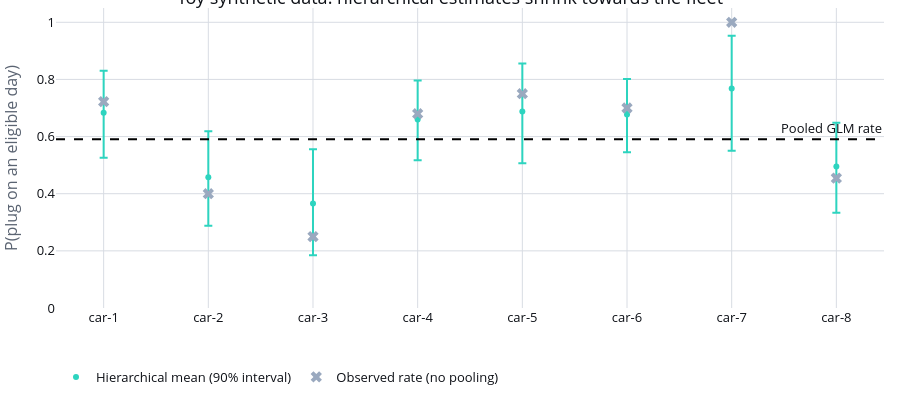

The notebook cell saved with this chart:
### Code cell
fig = go.Figure()
fig.add_trace(
    go.Scatter(
        x=shrinkage.index,
        y=shrinkage["hierarchical_mean"],
        error_y=dict(
            type="data",
            symmetric=False,
            array=shrinkage["hier_95%"] - shrinkage["hierarchical_mean"],
            arrayminus=shrinkage["hierarchical_mean"] - shrinkage["hier_5%"],
        ),
        mode="markers",
        name="Hierarchical mean (90% interval)",
    )
)
fig.add_trace(
    go.Scatter(
        x=shrinkage.index,
        y=shrinkage["observed_rate"],
        mode="markers",
        marker=dict(symbol="x", size=10),
        name="Observed rate (no pooling)",
    )
)
fig.add_hline(y=pooled_rate, line_dash="dash", annotation_text="Pooled GLM rate")
fig.update_layout(
    title="Toy synthetic data: hierarchical estimates shrink towards the fleet",
    yaxis_title="P(plug on an eligible day)",
    yaxis_range=[0, 1.05],
)
apply_notebook_style(fig, height=400)
fig.show()

### Figure 1 — Plotly figure (JSON) as saved in the notebook; plotly's stock layout.template omitted (floating-point values rounded to 4 significant figures)
{"data": [{"error_y": {"array": [0.147, 0.1611, 0.1904, 0.1361, 0.1677, 0.1244, 0.1846, 0.1536], "arrayminus": [0.1581, 0.1698, 0.1812, 0.1426, 0.1814, 0.1318, 0.2187, 0.1617], "symmetric": false, "type": "data"}, "mode": "markers", "name": "Hierarchical mean (90% interval)", "x": ["car-1", "car-2", "car-3", "car-4", "car-5", "car-6", "car-7", "car-8"], "y": [0.6837, 0.4572, 0.3654, 0.66, 0.6881, 0.677, 0.7687, 0.4951], "type": "scatter"}, {"marker": {"size": 10, "symbol": "x"}, "mode": "markers", "name": "Observed rate (no pooling)", "x": ["car-1", "car-2", "car-3", "car-4", "car-5", "car-6", "car-7", "car-8"], "y": [0.7222, 0.4, 0.25, 0.68, 0.75, 0.7, 1.0, 0.4545], "type": "scatter"}], "layout": {"shapes": [{"line": {"dash": "dash"}, "type": "line", "x0": 0, "x1": 1, "xref": "x domain", "y0": 0.5906, "y1": 0.5906, "yref": "y"}], "annotations": [{"showarrow": false, "text": "Pooled GLM rate", "x": 1, "xanchor": "right", "xref": "x domain", "y": 0.5906, "yanchor": "bottom", "yref": "y"}], "yaxis": {"title": {"text": "P(plug on an eligible day)"}, "range": [0, 1.05]}, "title": {"text": "Toy synthetic data: hierarchical estimates shrink towards the fleet"}, "height": 400}}
